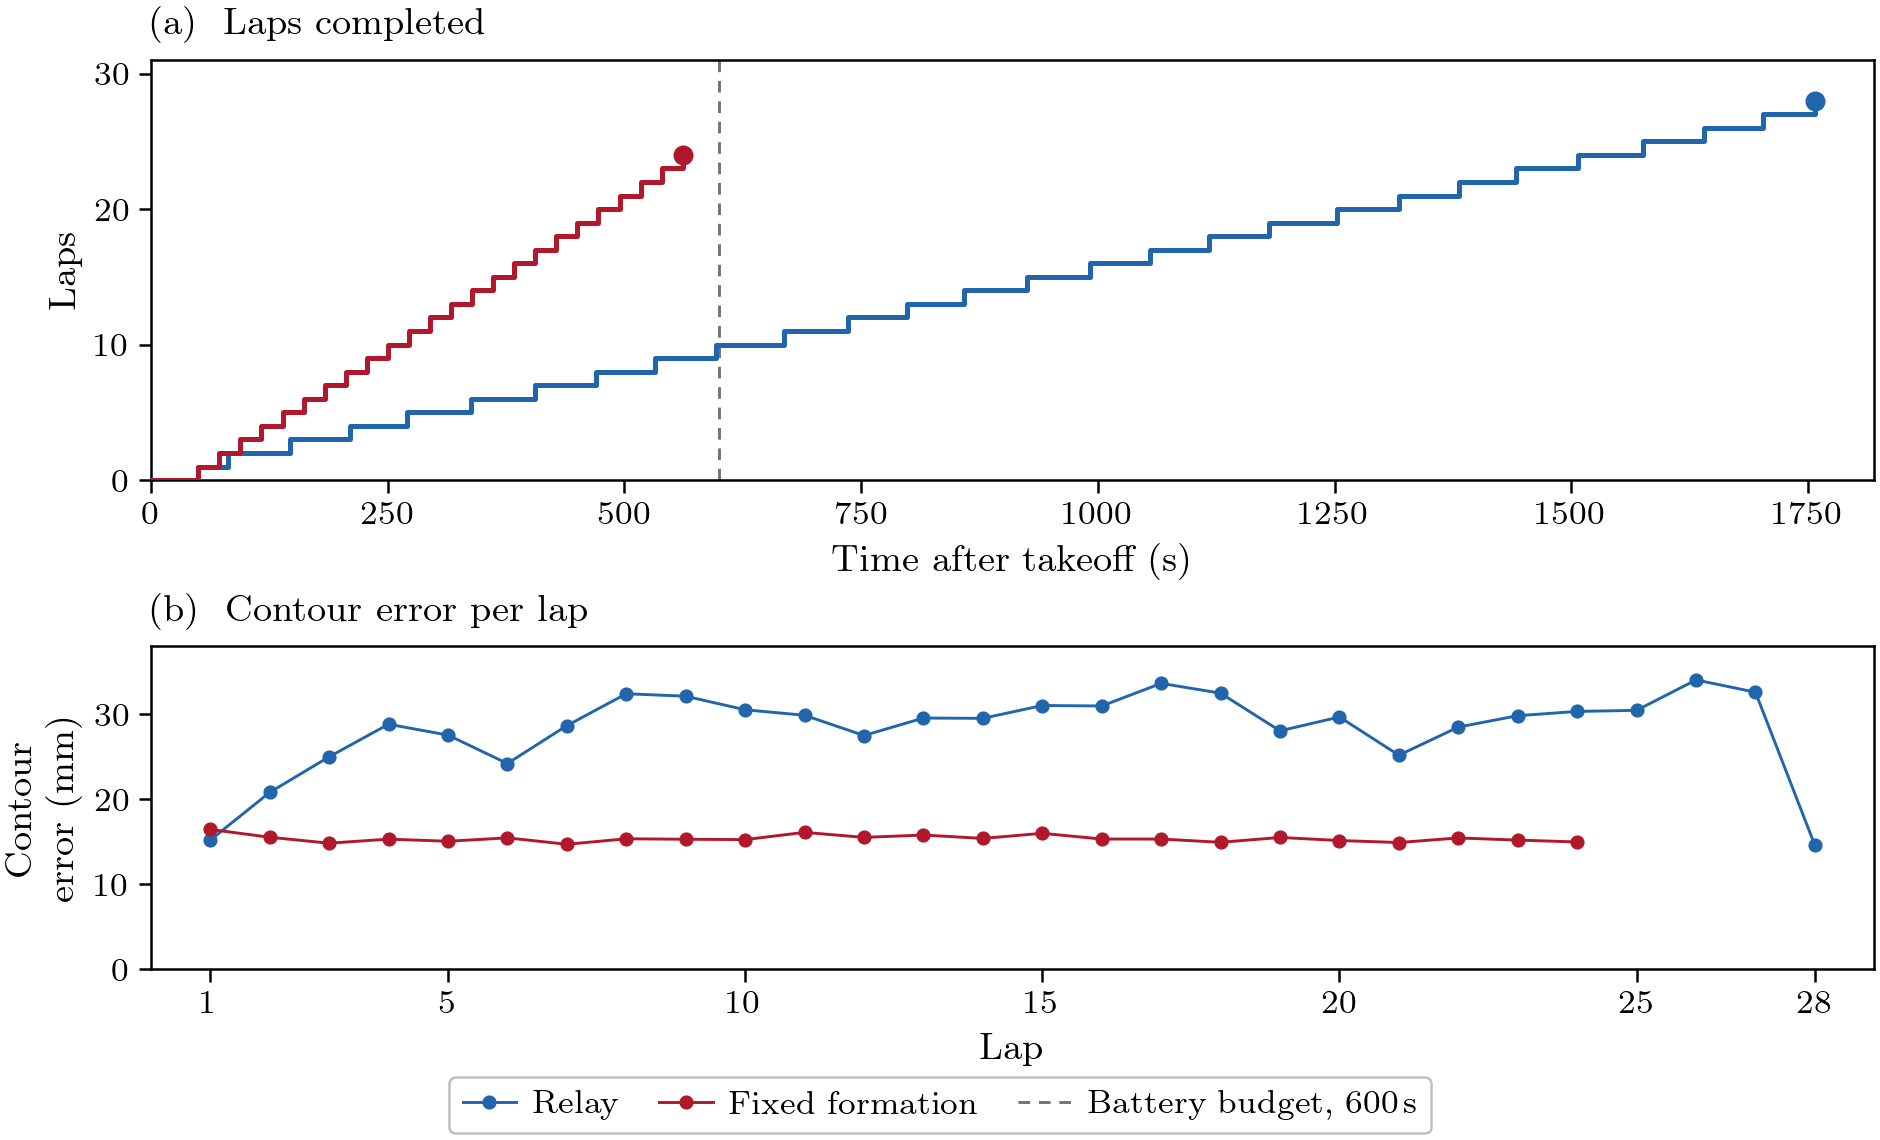

Write the Python code that produced this figure.
#!/usr/bin/env python3
"""X4, the endurance relay. 6 Nov: re-drawn from the frozen tree's claim runs (F054: R3772, R3773 relays, R3775,
R3776 fixed teams, results/analysis/x4_2026-11-05.json); each pack now ~700 s against the 600 s budget.
(5 Nov, Wesley: draw the headline as a figure; current tree, re-run on the weekend re-fly).

The one sentence: swapping one quadrotor per lap keeps the ring flying for about 1760 s, 2.9 battery budgets, while no
quadrotor flies longer than its 600 s budget, and the ring follows its path no worse at the end than at the start.
7 Nov: re-drawn from the final runs on the earlier masses (F062/F063: R3910, R3911 relays, R3913, R3914 fixed teams).
Hero: (a) each quadrotor's timeline in one relay (0.9 kg ring), from take-off to touchdown as the mission is scored:
carrying the ring (blue), away from it (light grey: out to its pad and back, or one of Q3's two errands) with each
recharge marked, and the fixed team's flight above it (red), on one time axis from the
lift. (b) the contour error per lap against time for both relays at 0.9 kg (blue) and both fixed teams (red).
Revised after its blind critic (5 Nov): the relay's and fixed team's flights as rows with their lap counts (the
relay pauses its path for each return, so it flies 28 laps to the fixed team's 24), the errands named, one battery
bracketed against the 600 s budget, (b) against the lap number, not time.
Left out: the 1.15 kg relay (the same shape: in the table), tilt per event (in the table and text).
Data: results/2026-11-03 R3519, R3564 (relays), R3566, R3567 (fixed teams); events.csv (LIFTED, DETACH_RESIZE, TASK_AT,
TASK_PARKED, REJOIN_WELD, LAND); per-lap contour error and packs as tools/x4_metrics.py scores them
(results/analysis/x4_2026-11-04.json).
"""
import glob
import json
import os
import sys

import numpy as np
import pandas as pd

HERE = os.path.dirname(os.path.abspath(__file__))
sys.path.insert(0, HERE)
import review_style as S  # noqa: E402
sys.path.insert(0, S.TOOLS)
import x4_metrics as XM  # noqa: E402

S.HERE = HERE
X4 = os.path.join(S.REPO, 'results', 'analysis', 'x4_oldlinks_2026-11-06.json')     # F062/F063: final, earlier masses
RELAY, FIXED = 'R3910', 'R3913'
RELAYS, FIXEDS = ('R3910', 'R3911'), ('R3913', 'R3914')
BUDGET = 600.0


def tint(colour, a):
    rgb = np.array(S.plt.matplotlib.colors.to_rgb(colour))
    return tuple(1.0 - a * (1.0 - rgb))


def run_dir(rid):
    (d,) = glob.glob(os.path.join(S.REPO, 'results', '2026-11-0*', f'{rid}_*'))
    return d


def events(rid):
    d = run_dir(rid)
    ev = pd.read_csv(os.path.join(d, 'logs', 'events.csv'))
    ev = ev[pd.to_numeric(ev.sim_time, errors='coerce').notna()].copy()
    ev['sim_time'] = ev.sim_time.astype(float)
    return ev


def drone_of(arg):
    s = str(arg).strip()
    return int(s.split()[0]) if s and s.split()[0].isdigit() else None


def timeline(rid):
    """drone -> list of (start, end, kind) with kind 'carry' or 'away', and the recharge times (the pad leaves of the
    relay's plan; its two errands are away but not a recharge); times from the take-off, as x4_metrics' mission."""
    ev = events(rid)
    t0 = float(ev.loc[ev.event == 'TAKEOFF', 'sim_time'].iloc[0])
    t_end = float(ev.loc[ev.event == 'LANDED', 'sim_time'].iloc[0])
    plan = XM.load_config(run_dir(rid)).relay
    kinds = {}
    for lv in (plan.leaves if plan is not None else []):
        kinds.setdefault(lv.d, []).append(lv.kind)
    seen = {}
    n = 8
    spans = {i: [] for i in range(n)}
    charge = {i: [] for i in range(n)}
    start = {i: t0 for i in range(n)}
    for r in ev.itertuples():
        i = drone_of(r.arg)
        if r.event == 'DETACH_RESIZE' and i is not None:
            spans[i].append((start[i] - t0, r.sim_time - t0, 'carry'))
            start[i] = r.sim_time
        elif r.event == 'REJOIN_WELD' and i is not None:
            spans[i].append((start[i] - t0, r.sim_time - t0, 'away'))
            start[i] = r.sim_time
        elif r.event == 'TASK_PARKED' and i is not None:
            k = seen.get(i, 0)
            seen[i] = k + 1
            if kinds.get(i, [])[k:k + 1] == ['pad']:
                charge[i].append(r.sim_time - t0)
    for i in range(n):
        spans[i].append((start[i] - t0, t_end - t0, 'carry'))
    return spans, charge, t_end - t0


def main():
    rows = {r['run'].split('_')[0]: r for r in json.load(open(X4))}
    S.setup()
    fig = S.figure('full', 4.0)
    a, b = fig.subplots(2, 1, gridspec_kw={'height_ratios': [2.3, 1.0]})
    spans, charge, t_relay = timeline(RELAY)
    _, _, t_fixed = timeline(FIXED)
    print('recharges', {i: len(v) for i, v in charge.items()}, 'mission', round(t_relay, 1), round(t_fixed, 1))
    h = 0.62
    away_c = tint(S.GREY, 0.35)
    for i in range(8):
        y = 8 - i
        for s0, s1, kind in spans[i]:
            errand = kind == 'away' and not any(s0 <= tc <= s1 for tc in charge[i])
            a.barh(y, s1 - s0, left=s0, height=h, color=S.BLUE if kind == 'carry' else away_c, lw=0,
                   hatch='/////' if errand else None, edgecolor=S.GREY if errand else None)
        for tc in charge[i]:
            a.plot([tc, tc], [y - h / 2, y + h / 2], color=S.INK, lw=1.0, solid_capstyle='butt')
    y_relay, y_fixed = 9.55, 10.55
    a.barh(y_relay, t_relay, left=0, height=h, color=S.BLUE, lw=0)
    a.barh(y_fixed, t_fixed, left=0, height=h, color=S.RED, lw=0)
    n_relay, n_fixed = len(rows[RELAY]['laps']), len(rows[FIXED]['laps'])
    a.annotate(f'{t_relay:.0f}\\,s, {n_relay} laps', xy=(t_relay, y_relay), xytext=(-4, 0), textcoords='offset points',
               ha='right', va='center', fontsize=8, color='white')
    a.annotate(f'{t_fixed:.0f}\\,s, {n_fixed} laps', xy=(t_fixed, y_fixed), xytext=(4, 0), textcoords='offset points',
               ha='left', va='center', fontsize=8, color=S.RED)
    # one battery on Q1: from the end of its first recharge to its next pad arrival (x4_metrics' pack)
    packs = rows[RELAY]['packs']
    print('packs', {k: [round(x) for x in v] for k, v in packs.items()}, 'max', rows[RELAY]['max_pack_s'])
    p0, p1 = charge[7][0], charge[7][0] + packs['7'][1]
    yb = 1 - h / 2 - 0.3
    a.annotate('', xy=(p1, yb), xytext=(p0, yb), arrowprops=dict(arrowstyle='<->', lw=0.6, color=S.INK, shrinkA=0,
                                                                 shrinkB=0))
    a.annotate(f'One battery, {packs["7"][1]:.0f}\\,s of the 600\\,s budget', xy=(0.5 * (p0 + p1), yb),
               xytext=(0, -1.5), textcoords='offset points', ha='center', va='top', fontsize=8, color=S.INK)
    a.set_yticks(list(range(1, 9)) + [y_relay, y_fixed])
    a.set_yticklabels([f'Q{9 - y}' for y in range(1, 9)] + ['Relay', 'Fixed formation'])
    a.set_ylim(-0.75, 11.05)
    a.tick_params(axis='y', length=0)
    a.set_xlim(0, 1820)
    a.set_xlabel('Time after takeoff (s)')

    for rids, col, name in ((RELAYS, S.BLUE, 'Relay'), (FIXEDS, S.RED, 'Fixed formation')):
        for k, rid in enumerate(rids):
            laps = rows[rid]['laps']
            n = [l['lap'] for l in laps]
            e = [1000 * l['path_rms_m'] for l in laps]
            b.plot(n, e, '-o', color=col, lw=S.LW_CTX, ms=2.4, alpha=1.0 if k == 0 else 0.5)
            print(rid, f'{len(laps)} laps, first {e[0]:.1f}, last {e[-1]:.1f} mm')
            if k == 0 and name == 'Relay':
                b.annotate(name, xy=(n[-1], e[-1]), xytext=(4, 0), textcoords='offset points', ha='left',
                           va='center', fontsize=8, color=col)
            elif k == 0:
                b.annotate(name, xy=(n[5], e[5]), xytext=(0, -5), textcoords='offset points', ha='center',
                           va='top', fontsize=8, color=col)
    b.annotate('Pale: second run', xy=(1.0, 0.0), xycoords='axes fraction', xytext=(-3, 3),
               textcoords='offset points', ha='right', va='bottom', fontsize=8, color=S.INK)
    b.set_ylabel('Contour\nerror (mm)')
    b.set_xlim(0, 33)
    b.set_ylim(0, 38)
    b.set_yticks([0, 10, 20, 30])
    b.set_xticks([1, 5, 10, 15, 20, 25, 28])
    b.set_xlabel('Lap')
    S.panel(a, 'a', 'Quadrotors over the flight')
    S.panel(b, 'b', 'Contour error per lap')
    fig.align_ylabels((a, b))
    import matplotlib.patches as mp
    import matplotlib.lines as ml
    keys = [mp.Patch(color=S.BLUE), mp.Patch(color=away_c),
            mp.Patch(facecolor=away_c, hatch='/////', edgecolor=S.GREY, lw=0),
            ml.Line2D([], [], ls='none', marker='|', ms=7, mew=1.0, color=S.INK), mp.Patch(color=S.RED)]
    S.ps.legend_below(fig, keys, ['Relay, on the payload', 'Away', 'Away, errand', 'Recharge', 'Fixed formation'], ncol=5)
    S.save(fig, 'fig_x4_relay')


# ---- layout options (Wesley 14 Nov: "(a) is not very nice"); FIG25_VARIANT=A|B|C saves fig_x4_relay_<V>, unset = the
# figure above, unchanged
RED_TEXT, BLUE_TEXT = '#7d111e', '#174778'


def carriers(spans, t_end):
    """Quadrotors on the payload against time (step, post), from takeoff to touchdown, then 0."""
    ts = sorted({x for v in spans.values() for a, b, _ in v for x in (a, b)})
    t, n = [], []
    for a, b in zip(ts[:-1], ts[1:]):
        m = 0.5 * (a + b)
        t.append(a)
        n.append(sum(1 for v in spans.values() for s0, s1, k in v if k == 'carry' and s0 <= m < s1))
    t += [t_end]
    n += [0]                        # the drop at touchdown, nothing drawn after it
    return np.array(t), np.array(n)


def error_panel(b, rows, repeats=True):
    """(b) contour error per lap, both runs of each (or the first only); the key is below, nothing written in the box."""
    h = {}
    for rids, col, name in ((RELAYS, S.BLUE, 'Relay'), (FIXEDS, S.RED, 'Fixed formation')):
        for k, rid in enumerate(rids if repeats else rids[:1]):
            laps = rows[rid]['laps']
            n = [l['lap'] for l in laps]
            e = [1000 * l['path_rms_m'] for l in laps]
            c = col if k == 0 else tint(col, 0.45)
            ln, = b.plot(n, e, '-o', color=c, lw=S.LW_CTX, ms=2.4, zorder=3 - k)
            h[name + ('' if k == 0 else ', repeat')] = ln
    b.set_ylabel('Contour\nerror (mm)')
    b.set_xlim(0, 29)
    b.set_ylim(0, 38)
    b.set_yticks([0, 10, 20, 30])
    b.set_xticks([1, 5, 10, 15, 20, 25, 28])
    b.set_xlabel('Lap')
    return h


def variant(v):
    import matplotlib.lines as ml
    import matplotlib.patches as mp
    rows = {r['run'].split('_')[0]: r for r in json.load(open(X4))}
    S.setup()
    if v == 'A':
        fig = S.figure('full', 3.3)
        a, b = fig.subplots(2, 1, gridspec_kw={'height_ratios': [1.2, 1.0]})
        for rid, col, txt in ((RELAY, S.BLUE, BLUE_TEXT), (FIXED, S.RED, RED_TEXT)):
            spans, _, t_end = timeline(rid)
            t, n = carriers(spans, t_end)
            a.step(t, n, where='post', color=col, lw=S.LW_HERO, zorder=3)
            a.annotate(f'{t_end:.0f}\\,s', xy=(t_end, 3.6), xytext=(-4, 0), textcoords='offset points', ha='right',
                       va='center', fontsize=8, color=txt)
            print(rid, 'quadrotors on the payload', sorted(set(n[:-1].tolist())), 'until', round(t_end, 1))
        a.axvline(BUDGET, **S.REF)
        a.set_ylim(0, 9.4)
        a.set_yticks([0, 2, 4, 6, 8])
        a.set_ylabel('Quadrotors')
        a.set_xlim(0, 1820)
        a.set_xlabel('Time after takeoff (s)')
        S.panel(a, 'a', 'Quadrotors carrying the payload')
        h = error_panel(b, rows)
        S.panel(b, 'b', 'Contour error per lap')
        keys = [h['Relay'], h['Relay, repeat'], h['Fixed formation'], h['Fixed formation, repeat'],
                ml.Line2D([], [], **{k: v for k, v in S.REF.items() if k != 'zorder'})]
        labels = ['Relay', 'Relay, repeat', 'Fixed formation', 'Fixed formation, repeat', 'Battery budget, 600\\,s']
        ncol = 3
    elif v == 'B':
        fig = S.figure('full', 3.8)
        a, b = fig.subplots(2, 1, gridspec_kw={'height_ratios': [1.9, 1.0]})
        spans, _, t_relay = timeline(RELAY)
        _, _, t_fixed = timeline(FIXED)
        hb = 0.6
        for i in range(8):
            y = 8 - i
            for s0, s1, kind in spans[i]:
                if kind == 'carry':
                    a.barh(y, s1 - s0, left=s0, height=hb, color=S.BLUE, lw=0)
        a.axvline(t_fixed, color=S.RED, lw=1.0, zorder=4)
        a.set_yticks(range(1, 9))
        a.set_yticklabels([f'Q{9 - y}' for y in range(1, 9)])
        a.tick_params(axis='y', length=0)
        a.set_ylim(0.4, 8.6)
        a.set_xlim(0, 1820)
        a.set_xlabel('Time after takeoff (s)')
        S.panel(a, 'a', 'Time on the payload in the relay')
        h = error_panel(b, rows)
        S.panel(b, 'b', 'Contour error per lap')
        keys = [mp.Patch(color=S.BLUE), ml.Line2D([], [], color=S.RED, lw=1.0), h['Relay'], h['Relay, repeat'],
                h['Fixed formation'], h['Fixed formation, repeat']]
        labels = ['On the payload', 'Fixed formation lands', 'Relay', 'Relay, repeat', 'Fixed formation',
                  'Fixed formation, repeat']
        ncol = 3
        print('relay', round(t_relay, 1), 'fixed', round(t_fixed, 1))
    else:   # C: laps flown against time, the battery budget marked (3.8 in: the page keeps its old break)
        fig = S.figure('full', 3.8)
        a, b = fig.subplots(2, 1, gridspec_kw={'height_ratios': [1.3, 1.0]})
        for rids, col in ((RELAYS, S.BLUE), (FIXEDS, S.RED)):
            for k, rid in enumerate(rids[:1]):      # Wesley 14 Nov: option C without the repeats
                laps = rows[rid]['laps']
                t = [0.0] + [l['t1'] for l in laps]
                n = list(range(len(laps) + 1))
                c = col if k == 0 else tint(col, 0.45)
                a.step(t, n, where='post', color=c, lw=S.LW_HERO if k == 0 else S.LW_CTX, zorder=3 - k)
                a.plot(t[-1], n[-1], 'o', ms=S.MS, color=c, zorder=4 - k)
                print(rid, f'{len(laps)} laps by {t[-1]:.1f} s, mission {rows[rid]["mission_s"]:.1f} s')
        a.axvline(BUDGET, **S.REF)
        a.set_ylim(0, 31)
        a.set_yticks([0, 10, 20, 30])
        a.set_ylabel('Laps')
        a.set_xlim(0, 1820)
        a.set_xlabel('Time after takeoff (s)')
        S.panel(a, 'a', 'Laps completed')
        h = error_panel(b, rows, repeats=False)
        S.panel(b, 'b', 'Contour error per lap')
        keys = [h['Relay'], h['Fixed formation'], ml.Line2D([], [], **{k: v for k, v in S.REF.items() if k != 'zorder'})]
        labels = ['Relay', 'Fixed formation', 'Battery budget, 600\\,s']
        ncol = 3
    fig.align_ylabels((a, b))
    S.ps.legend_below(fig, keys, labels, ncol=ncol)
    S.save(fig, 'fig_x4_relay' if v == 'C' else f'fig_x4_relay_{v}')


if __name__ == '__main__':
    V = os.environ.get('FIG25_VARIANT', 'C')     # Wesley 14 Nov: option C (laps against time) without the repeats
    variant(V) if V != 'old' else main()
